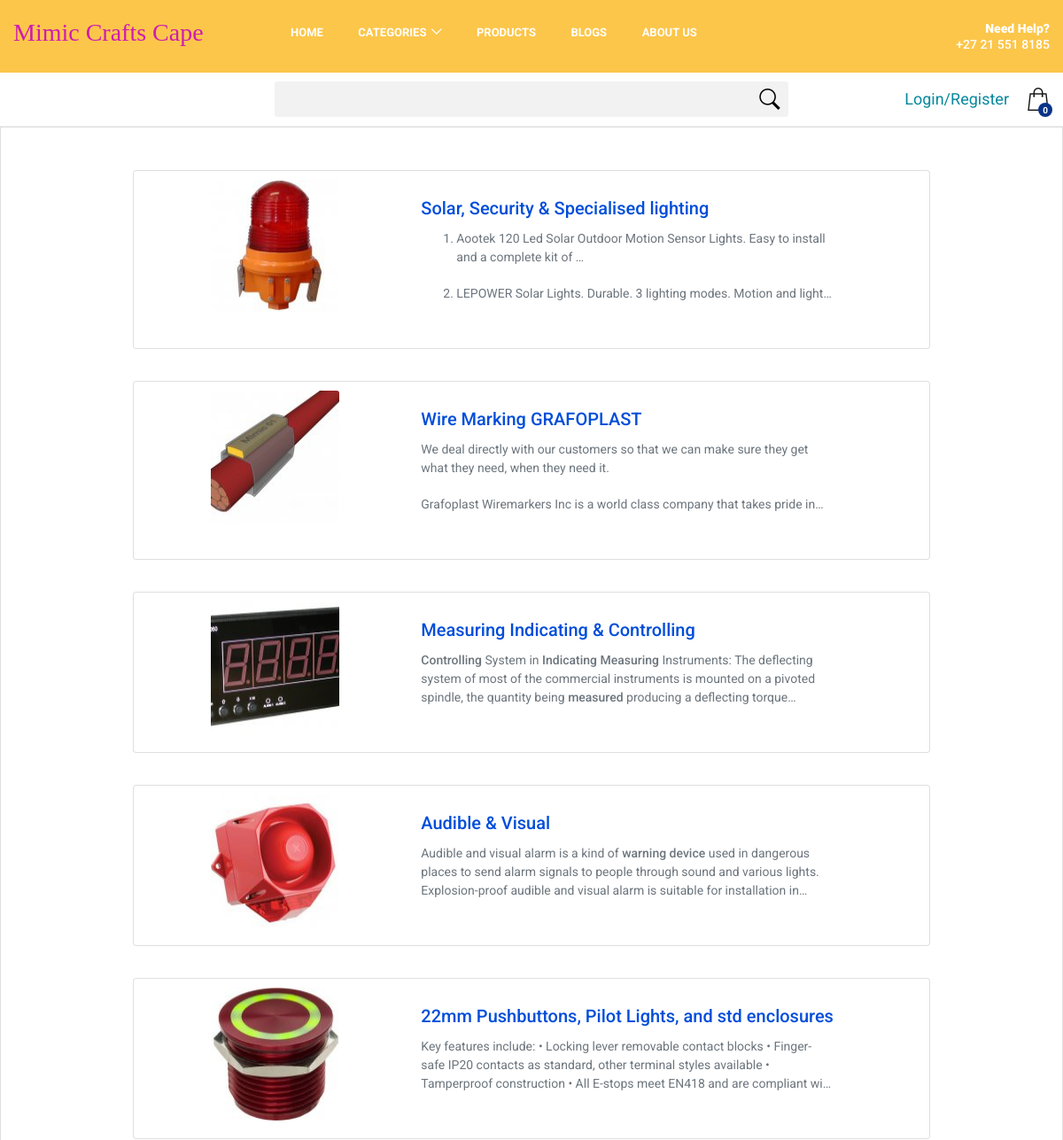
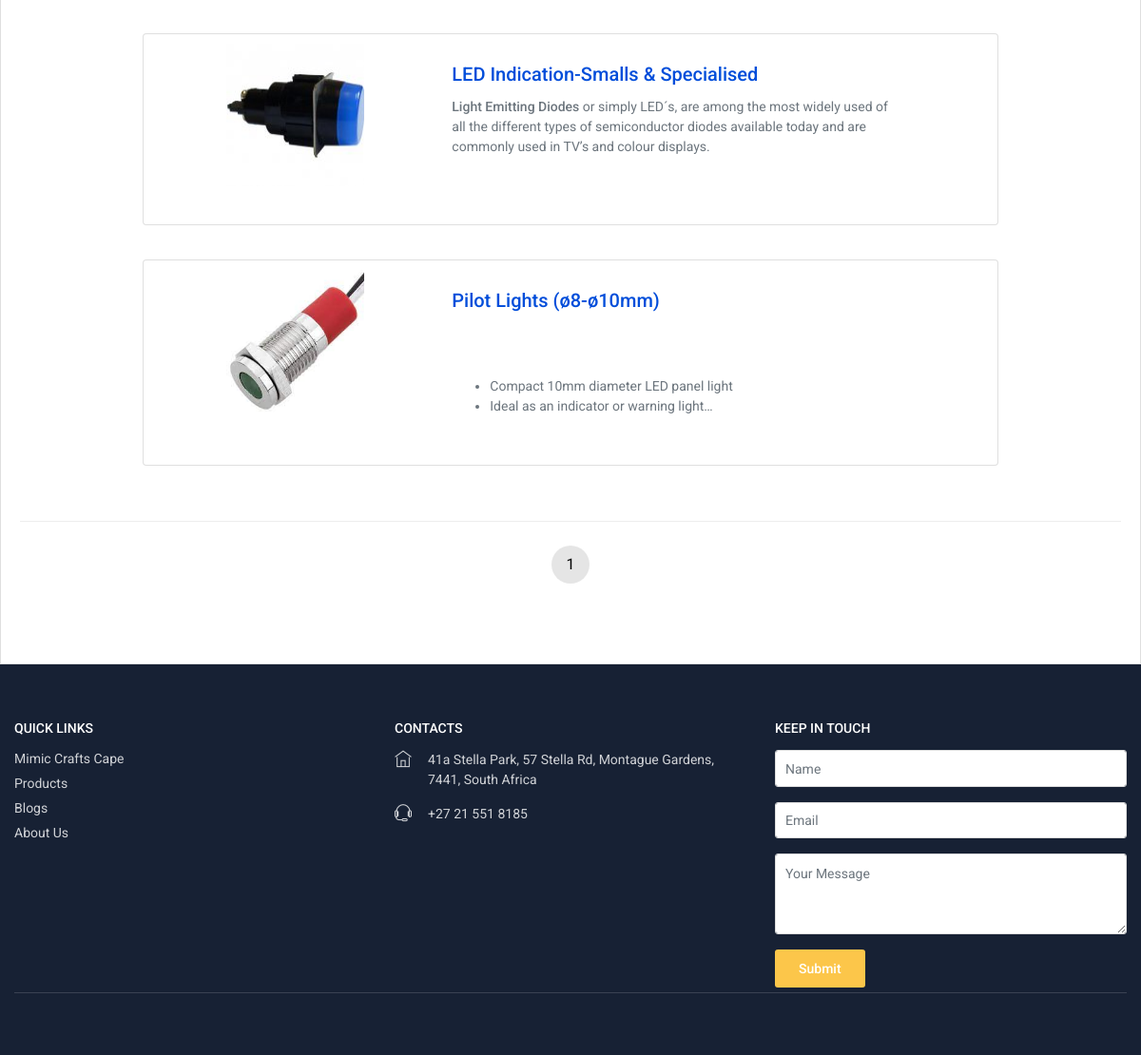
The page /products_page on the database its author committed (2 pictures, top to bottom).
### medicifyapp/models.py (models this page shows, shortened)
class Product_Details(models.Model):
    product_name = models.CharField(max_length=500)
    category = models.ForeignKey(Categories, on_delete=models.CASCADE)
    subcategory = models.ForeignKey(Subcategory, on_delete=models.CASCADE, null=True, blank=True, default=None)
    price = models.IntegerField()
    currency_type = models.CharField(max_length=1000, default='ZAR')
    description = RichTextField(blank=True, null=True)
    image = models.ImageField(upload_to='uploads/product_image', null=True, blank=True, default='')
    image2 = models.ImageField(upload_to='uploads/product_image', null=True, blank=True, default='')
    image3 = models.ImageField(upload_to='uploads/product_image', null=True, blank=True, default='')
    image4 = models.ImageField(upload_to='uploads/product_image', null=True, blank=True, default='')
    image5 = models.ImageField(upload_to='uploads/product_image', null=True, blank=True, default='')
    status = (
        ("New", "New"),
        ("In stock", "In stock"),
        ("Out stock", "Out stock"),
    )
    product_status = models.CharField(max_length=20, choices=status, default="New")
    catalogue = models.FileField(upload_to='uploads/catalogue', null=True, blank=True, default='')
    datasheets = models.FileField(upload_to='uploads/datasheets', null=True, blank=True, default='')

### medicifyapp/views.py (the view)
# urls.py: path('products_page', views.products_page, name='products_page'),
def products_page(request):
    all_prd = Product_Details.objects.all().order_by('-id')
    Product_Details_all = Product_Details.objects.all().order_by('-id')
    p = Paginator(Product_Details_all, 15)
    number_of_pages = p.num_pages
    number_of_pages_1 = p.num_pages + 1
    list = []
    for i in range(1, number_of_pages_1):
        list.append(i)
    page_num = request.GET.get('page', 1)
    page_num = int(page_num)
    try:
        page = p.page(page_num)
    except EmptyPage:
        page = p.page(1)
    Categories_all = Categories.objects.all()
    context = {'all_prd':page, 'Categories_all':Categories_all, 'list':list, 'page_num':page_num}
    return render(request, 'products_page.html', context)

### medicifyapp/models.py (called while the page is built)
    def subcat_list(self):
        kkk = Subcategory.objects.filter(Category=self)
        return kkk

### medicifyapp/templates/products_page.html (shortened to what this page needs)
{% extends 'base.html' %}
{% block body %}
                        {% if all_prd %}
                        {% for k in all_prd %}
                        <div class="card mb-3 container" style="max-width: 900px; margin-top:36px;">
                          <div class="row no-gutters" style="padding-top:10px; padding-bottom:10px;">
                            <div class="col-md-1"></div>
                            <div class="col-md-2">
                              <a href="{% url 'details_products' k.id %}">
                                <img src="/media/{{k.image}}" class="card-img" alt="..." height="150" width="100">
                              </a>
                            </div>
                            <div class="col-md-1"></div>
                            <div class="col-md-7">
                              <div class="card-body">
                                  <h5 class="card-title"><a href="{% url 'details_products' k.id %}">{{k.product_name}}</a></h5>
                                  <span class="text-muted text_max_3">{{k.description | safe}}</span><br>
                              </div>
                            </div>
                          </div>
                        </div>
                        {% endfor %}
                {% else %}
                <div class="alert alert-warning container" role="alert">
                  <h6 class="text-center">No Products Are Available Now !!!</h6>
                </div>
                {% endif %}
                <div class="pagination__wrapper">
						<ul class="pagination">
							{% if list %}
							<li>
							</li>
							{% for i in list %}
							<li>
                                <a href="?page={{i}}" class="{% if page_num == i %}active{% endif %}">{{i}}</a>
							</li>
							{% endfor %}
							<li>
							</li>
							{% endif %}
						</ul>
					</div>
{% endblock %}

### medicifyapp/templates/products_page.html (style rules this page uses)
.text_max_3 { overflow: hidden; text-overflow: ellipsis; display: -webkit-box; -webkit-line-clamp: 3; -webkit-box-orient: vertical; }

### rows shown on the page
Product_Details: image (picture), product_name "Solar, Security & Specialised lighting", description "Aootek 120 Led Solar Outdoor Motion Sensor Lights. Easy to install and a complete kit of … LEPOWER Solar Lights. Durable. 3 lighting modes. Motion and…"
Product_Details: image (picture), product_name "Wire Marking GRAFOPLAST", description "We deal directly with our customers so that we can make sure they get what they need, when they need it. Grafoplast Wiremarkers Inc is a world class company that takes pride…"
Product_Details: image (picture), product_name "Measuring Indicating & Controlling", description "Controlling System in Indicating Measuring Instruments: The deflecting system of most of the commercial instruments is mounted on a pivoted spindle, the quantity being measured producing a deflecting…"
Product_Details: image (picture), product_name "Audible & Visual", description "Audible and visual alarm is a kind of warning device used in dangerous places to send alarm signals to people through sound and various lights. Explosion-proof audible and visual alarm is suitable for installation…"
Product_Details: image (picture), product_name "22mm Pushbuttons, Pilot Lights, and std enclosures", description "Key features include: • Locking lever removable contact blocks • Finger-safe IP20 contacts as standard, other terminal styles available • Tamperproof construction • All E-stops meet EN418 and are compliant…"
Product_Details: image (picture), product_name "LED Indication-Smalls & Specialised", description "Light Emitting Diodes or simply LED´s, are among the most widely used of all the different types of semiconductor diodes available today and are commonly used in TV’s and colour displays."
Product_Details: image (picture), product_name "Pilot Lights (ø8-ø10mm)", description "Compact 10mm diameter LED panel light Ideal as an indicator or warning light"

### other values the page prints
{{ i }} "1"
